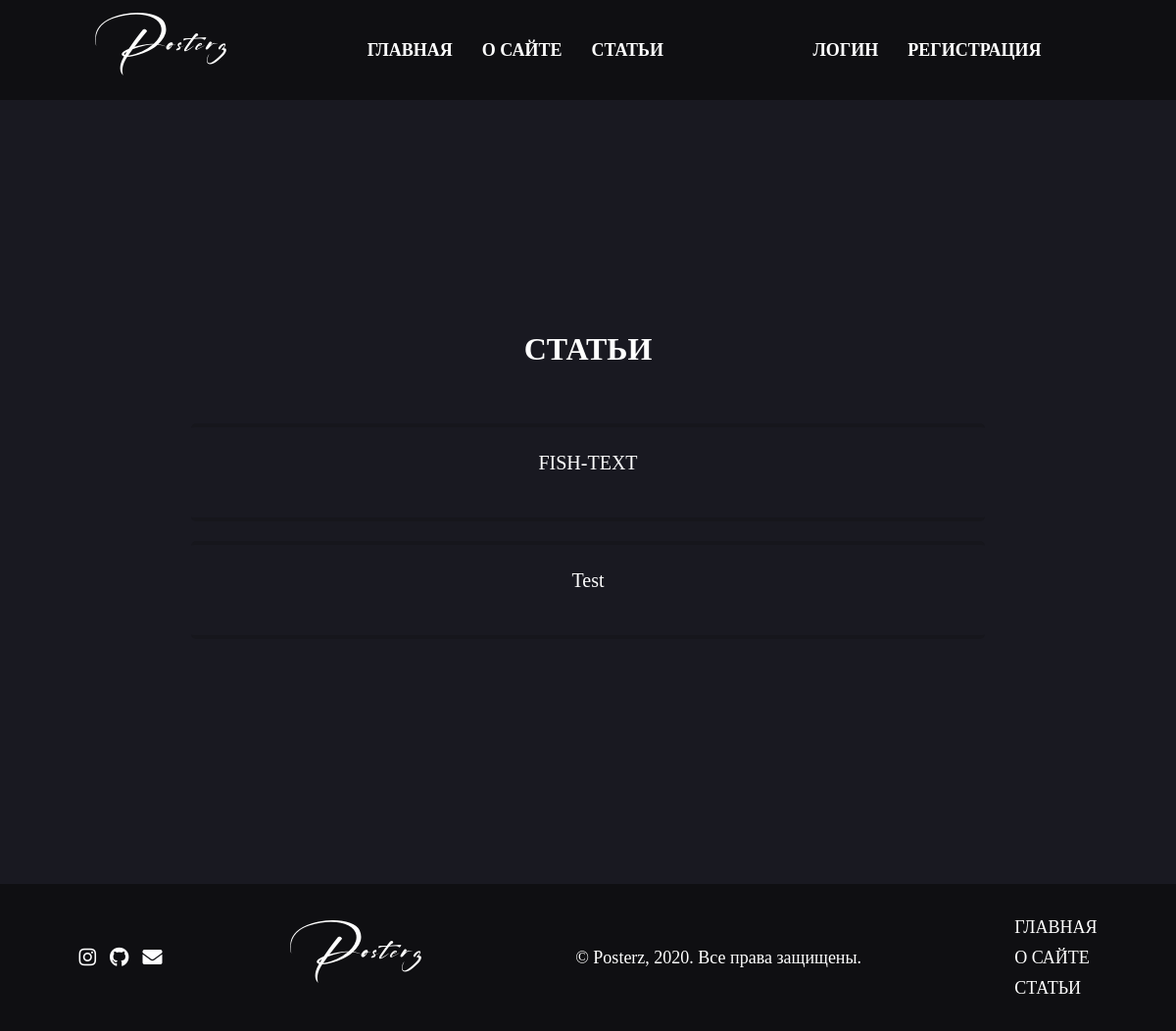
Page /articles on the earlier database version.
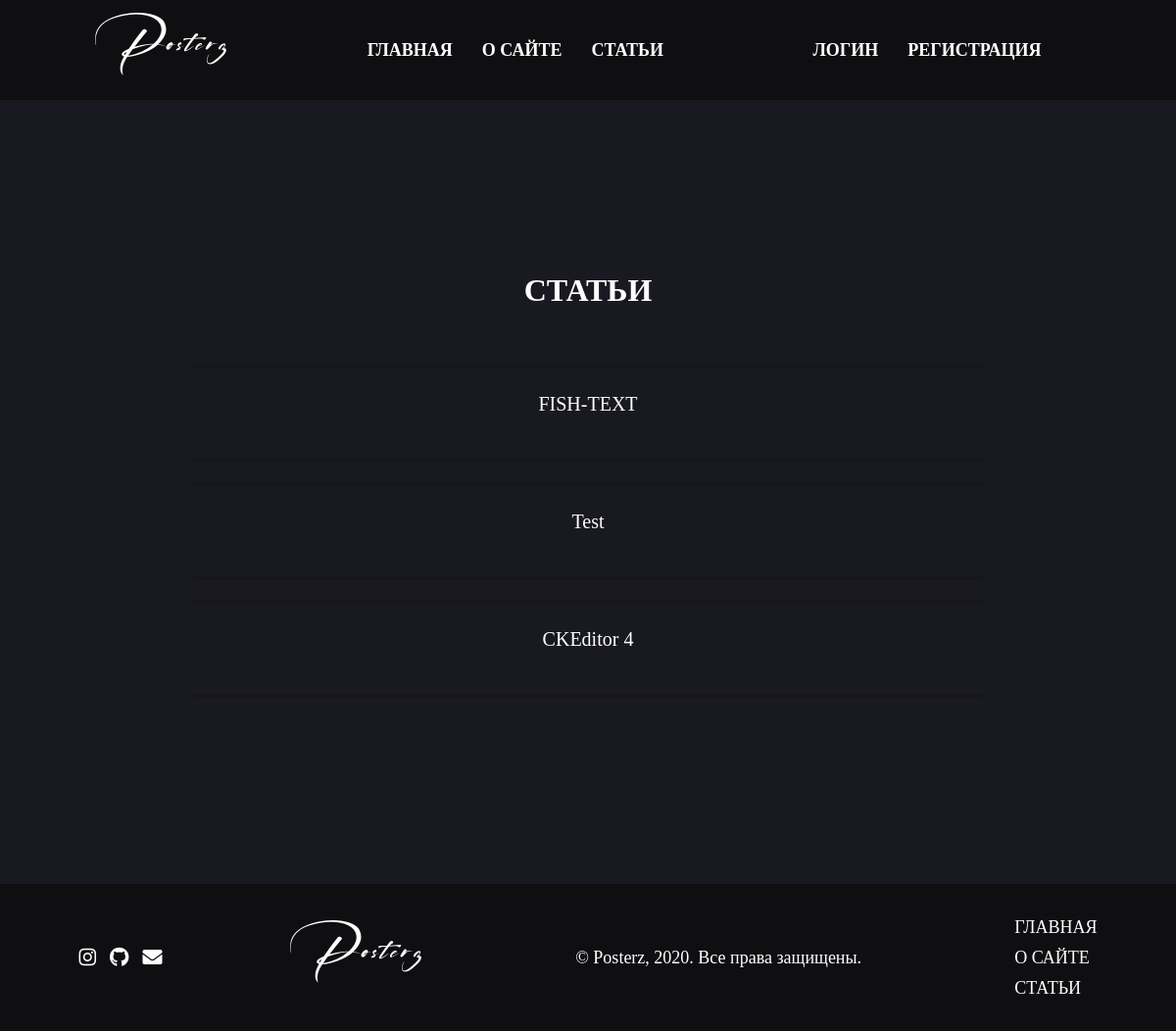
Same page on the later database version.
### tables this page shows
CREATE TABLE articles (id INTEGER PRIMARY KEY AUTOINCREMENT, title VARCHAR (255), author VARCHAR (100), body TEXT, create_date DATETIME DEFAULT (CURRENT_TIMESTAMP));

### app.py (the view)
@app.route('/articles')
def articles():
  con = sqlite3.connect('posterz.db')
  con.row_factory = dict_factory
  cur = con.cursor()
  result = cur.execute("SELECT * FROM articles")
  articles = cur.fetchall()
  if articles != None:
    return render_template('articles.html', articles=articles)
  else:
    msg = "Статьи не найдены"
    return render_template('articles.html', msg=msg)
  cur.close()

### app.py (called while the page is built)
def dict_factory(cursor, row):
    d = {}
    for idx, col in enumerate(cursor.description):
        d[col[0]] = row[idx]
    return d

### templates/articles.html (shortened to what this page needs)
{% extends 'layout.html' %}
{% block content %}
    <div id="container">
        <h1 id="header-text">СТАТЬИ</h1>
        <ul id="list-group">
            {% for article in articles %}
                <a id="body-text" href="article/{{article.id}}"><li id="list-group-item">{{ article.title }}</li></a>
            {% endfor %}
        </ul>
    </div>
{% endblock %}

### templates/layout.html (shortened to what this page needs)
<!DOCTYPE html>
<html lang="ru-RUS">
  <head>
    <link rel="stylesheet" href="{{url_for('static', filename="css/style.css")}}">
    <link rel="stylesheet" href="https://cdnjs.cloudflare.com/ajax/libs/font-awesome/5.12.1/css/all.min.css">
  </head>
  <body>
    {% include 'header.html' %}
    {% block content %}
    {% endblock %}
    {% include 'footer.html' %}
  </body>
</html>

### templates/header.html
<header>
  <div id="logo"><a href="/">Posterz</a></div>
  <div id="navbar">
    <a href="/">ГЛАВНАЯ</a>
    <a href="/about">О САЙТЕ</a>
    <a href="/articles">СТАТЬИ</a>
  </div>
  <div id="authorize">
    {% if session.logged_in %}
    <a href="/dashboard">МОИ СТАТЬИ</a>
    <a href="/logout">ВЫЙТИ</a>
    {% else %}
    <a href="/login">ЛОГИН</a>
    <a href="/register">РЕГИСТРАЦИЯ</a>
    {% endif %}
  </div>
</header>

### templates/footer.html
<footer>
    <div id="social-media-container">
        <a href="https://instagram.com/akmatoff.exe" class="fab fa-instagram"></a>
        <a href="https://github.com/akmatoff/posterz" class="fab fa-github"></a>
        <a href="mailto:@azim.akmatov1@gmail.com" class="fas fa-envelope"></a>
    </div>
    <div id="logo"><a href="/">Posterz</a></div>
    <div id="footer-text-container">© Posterz, 2020. Все права защищены.</div>
    <div id="footer-navbar">
            <a href="/">ГЛАВНАЯ</a>
            <a href="/about">О САЙТЕ</a>
            <a href="/articles">СТАТЬИ</a>
    </div>
</footer>

### static/css/style.css (style rules this page uses)
* { box-sizing: border-box; }
body { margin: 0; padding: 0; font-family: San Francisco; display: flex; align-items: center; justify-items: center; flex-direction: column; }
header { width: 100%; height: 15%; background-color: #0f0f12; display: flex; justify-content: space-evenly; flex-wrap: wrap; align-items: center; }
#logo a { font-family: Signatrue; font-size: 30px; color: white; letter-spacing: 3px; text-decoration: none; }
#navbar { display: flex; align-items: center; }
#navbar a, #authorize a { color: white; text-decoration: none; font-weight: bold; font-size: 18px; padding: 5px 15px; transition: 0.3s ease; display: block; }
#authorize { display: flex; align-items: center; }
#container { display: flex; width: 100%; min-height: 100vh; background-color: #191921; justify-content: center; align-self: center; align-items: center; flex-direction: column; padding: 20px 0; }
#list-group { display: flex; flex-direction: column; width: 70%; list-style-type: none; align-content: center; padding: 10px; }
#list-group-item { height: 100px; border-radius: 5px; display: block; transition: ease 0.3s; margin: 5px 0; padding: 25px; color: white; border: 4px #16161c solid; border-left: none; border-right: none; text-align: center; }
#header-text { color: white; font-weight: bold; }
#body-text { color: white; text-decoration: none; font-size: 20px; padding: 5px; }
footer { width: 100%; height: 150px; background-color: #0f0f12; display: flex; justify-content: space-around; flex-wrap: wrap; align-items: center; }
#social-media-container a { color: white; text-decoration: none; font-size: 20px; padding: 0 5px; transition: ease 0.3s; }
#footer-navbar { display: flex; flex-direction: column; }
#footer-navbar a { font-size: 18px; text-decoration: none; color: white; padding: 5px; transition: ease 0.3s; }
#footer-text-container { color: white; font-size: 18px; }

Differences in the rows shown:
added articles: title "CKEditor 4"
